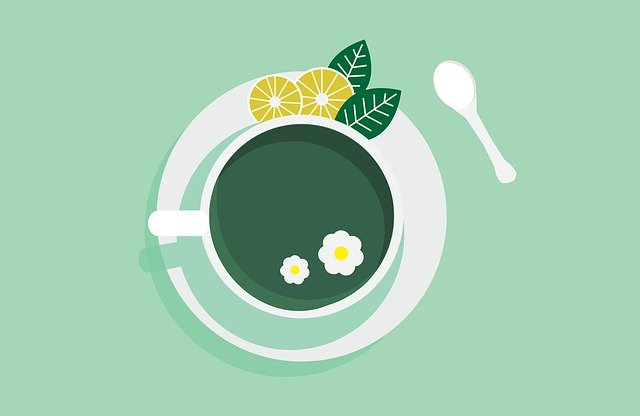
#> input picture freeCodeCamp/img/color.jpg, 640 x 416 px
$ jupyter execute --allow-errors OpenCV_Basics.ipynb
#> lines starting #> are read from the running program, lines starting #| are printed output that depends on the picture; after the words box and inside, x2 and y2 are one past the last pixel; in counts of white or black regions, pixels touching at a corner belong together
# OpenCV Tutorial
Full course on  freeCodeCamp: [Open CV Tutorial- Develop Computer Vision Apps in the Cloud with Python](https://www.youtube.com/watch?v=iXNsAYOTzgM&list=WL)

## PART 1: OpenCV Basics

[cell 1]
def imshow(image, gray=False):
    if gray:
        plt.imshow(image, cmap="gray")
    else:
        plt.imshow(image[:,:,::-1])
    plt.xticks([]),plt.yticks([])

### Lesson 1: Changing Image's Color Profile

[cell 2]
import cv2
from matplotlib import pyplot as plt

image= cv2.imread("img/color.jpg")
#> image is the input picture: shape (416, 640, 3); mean B, G, R 176.4, 204.2, 160.8

[cell 3]
imshow(image)

[cell 4]
# Get image dimensions
image.shape
#> Out = (416, 640, 3)

[cell 5]
# Making image grayscale
image_gray= cv2.cvtColor(image, cv2.COLOR_BGR2GRAY)
imshow(image_gray, True)

#### HSV Image
HSV- Hue Saturation Variance.
Capable of holding all the color profiles under one channel (Channel H).
E.g. Color yellow: rgb= (255,255,0); hsv: (60,100,100).

[cell 6]
image_hsv= cv2.cvtColor(image, cv2.COLOR_BGR2HSV)
#> image_hsv: shape (416, 640, 3); mean H, S, V 72, 61.5, 204.4
image_hsv.shape
#> Out = (416, 640, 3)

[cell 7]
imshow(image_hsv)

### Lesson 2: Edge Detection

Canny Edge Detector
- Works on grayscale image (single channel image)

[cell 8]
# Filter size
filter= (150,200)
img_canny= cv2.Canny(image_gray, *filter)
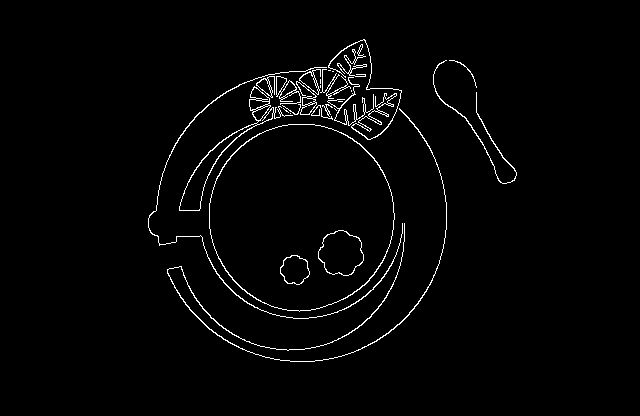
#> img_canny: shape (416, 640); 2% white in thin lines or dots, all inside (x1, y1, x2, y2) = (148, 39, 517, 362)

[cell 9]
imshow(img_canny, True)

[cell 10]
import numpy as np

Erosion & Dilation

Erosion: Reduce edge noise level
Dilation: Emphasize edges

[cell 11]
# Erosion
# Window size
kernel= np.ones((1,1), np.uint8)
img_erode= cv2.erode(img_canny, kernel, iterations=1)

[cell 12]
imshow(img_erode, True)

[cell 13]
# Dilation
# Window size
kernel= np.ones((5,5), np.uint8)
img_dilate= cv2.dilate(img_canny, kernel, iterations=1)
#> img_dilate: shape (416, 640); 9.7% white; 4 white regions, box (x1, y1, x2, y2) and area: (146, 37, 449, 364) 22310, (431, 58, 519, 186) 2033, (316, 228, 366, 278) 911, (278, 253, 312, 287) 580

[cell 14]
imshow(img_dilate, True)

[cell 15]
# Erosion after dilation
kernel= np.ones((3,3), np.uint8)
img_erode= cv2.erode(img_dilate, kernel, iterations=1)
#> img_erode: shape (416, 640); 6.4% white; 5 white regions, box (x1, y1, x2, y2) and area: (147, 38, 448, 363) 12772, (208, 123, 396, 313) 2160, (432, 59, 518, 185) 1211, (317, 229, 365, 277) 545, (279, 254, 311, 286) 352

[cell 16]
imshow(img_erode, True)

**Caveat**: Horizontally stack images using Numpy

[cell 17]
disp_hor= np.hstack((img_canny, img_dilate, img_erode))
#> disp_hor: shape (416, 1920); 6% white; 37 white regions (9 under 20 px), largest, box (x1, y1, x2, y2) and area: (786, 37, 1089, 364) 22310, (1427, 38, 1728, 363) 12772, (1488, 123, 1676, 313) 2160

[cell 18]
imshow(disp_hor, True)

### Lesson 3: Image Manipulation

[cell 19]
cat= cv2.imread("img/cat.jpg")
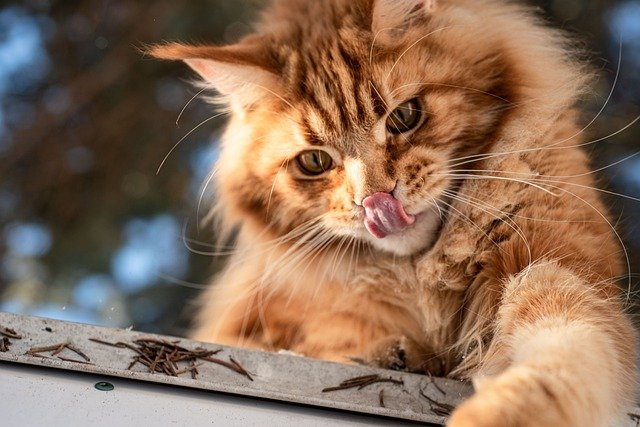
#> input picture freeCodeCamp/img/cat.jpg, 640 x 427 px
#> cat is the input picture: shape (427, 640, 3); mean B, G, R 87.4, 108.8, 138.2

[cell 20]
imshow(cat)

[cell 21]
cat_gray= cv2.cvtColor(cat, cv2.COLOR_BGR2GRAY)
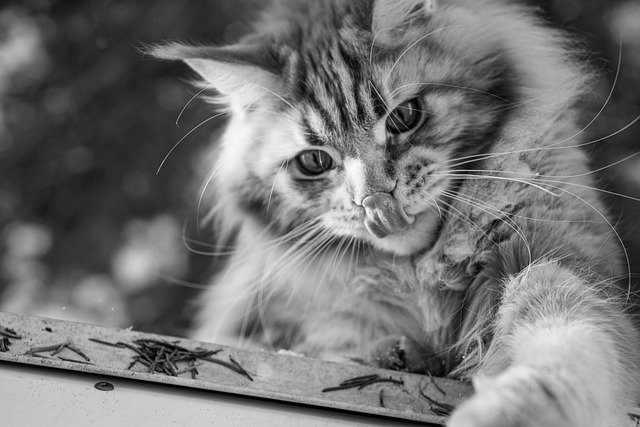
#> cat_gray: shape (427, 640); min 0, max 253, mean 115.2

[cell 22]
imshow(cat_gray, True)

Denoising: Reduce image noise to a large extent

[cell 23]
cat_denoised= cv2.fastNlMeansDenoising(cat_gray, None, 20, 20, 15)

[cell 24]
imshow(cat_denoised, True)

[cell 25]
disp_hor= np.hstack((cat_gray,cat_denoised))
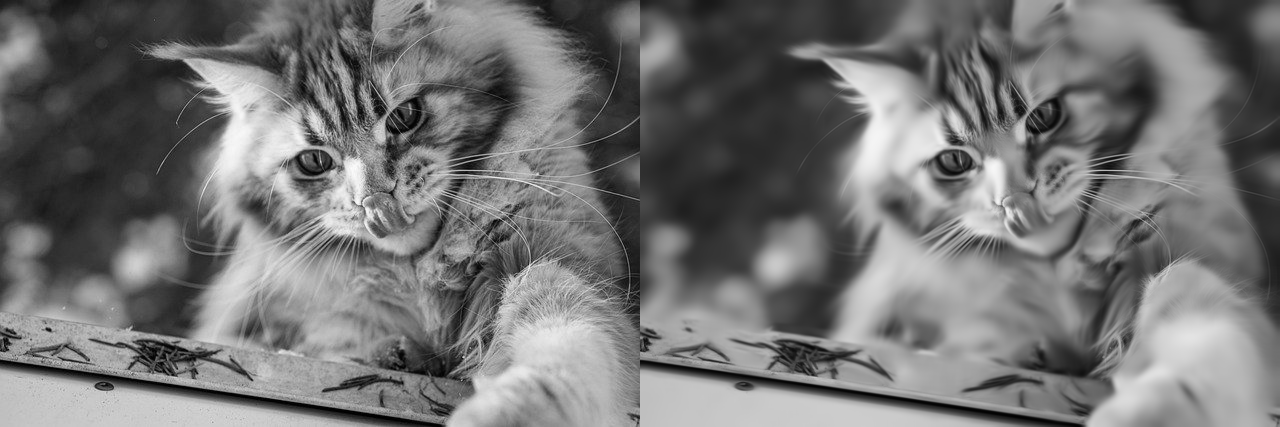
#> disp_hor: shape (427, 1280); min 0, max 253, mean 115.2

[cell 26]
imshow(disp_hor, True)

### Lesson 4: Drwaing Shapes and Writing Text on Images

[cell 27]
# Create blank 3 channel image og pitch black
img= np.zeros((512,512,3), np.uint8)

[cell 28]
imshow(img)

Drawing Functions

[cell 29]
# Draw circle
cv2.circle(img, center=(50,50), radius=30, color=(0,255,255), thickness=5)
imshow(img)

[cell 30]
# Draw rectangle between top left point and bottom right point
top_left= (200,200)
bot_right= (400,400)
cv2.rectangle(img, top_left, bot_right, color=(255,0,0), thickness=5)
imshow(img)

[cell 31]
# Draw line between 2 point
pnt1= (100,450)
pnt2= (500,450)
cv2.line(img, pnt1, pnt2, color=(255,255,255), thickness=5)
imshow(img)

Write Text on Image

[cell 32]
# Write text
cv2.putText(img, text="Hi Open CV", org=(200,100), fontFace=cv2.FONT_HERSHEY_COMPLEX, fontScale=2, color=(0,0,255))
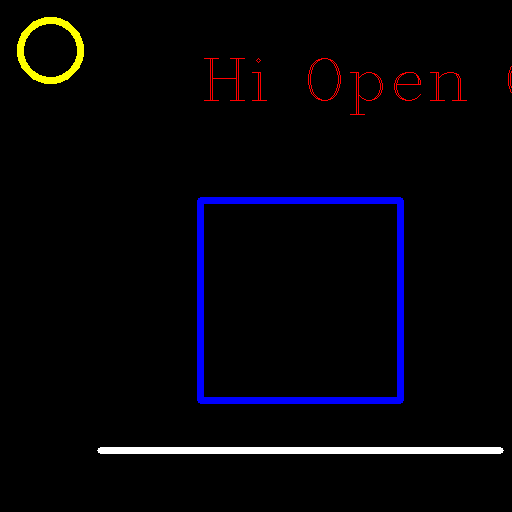
#> img: shape (512, 512, 3); mean of channels 0, 1, 2 8.2, 4, 5.1; drawn as B, G, R
imshow(img)

### Exercise 1: Color Detection

[cell 33]
shapes= cv2.imread("img/shapes.png")
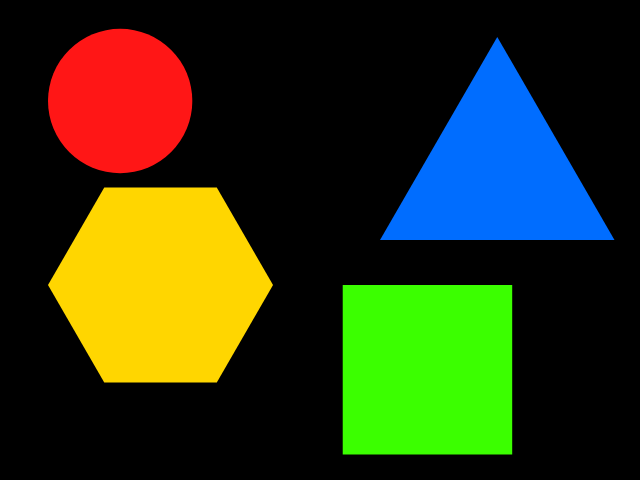
#> input picture freeCodeCamp/img/shapes.png, 640 x 480 px
#> shapes is the input picture: shape (480, 640, 3); mean B, G, R 20.9, 56.4, 46.4
imshow(shapes)

BGR Image- Blue Green Red
HSV Image- Hue Saturation Variance

[cell 34]
shapes_hsv= cv2.cvtColor(shapes, cv2.COLOR_BGR2HSV)
#> shapes_hsv: shape (480, 640, 3); mean H, S, V 16.1, 84.4, 84.5
imshow(shapes_hsv)

Isolate Colors:
OpenCV's Trackbar can be used to get color values:
```
Blue color HSV range: (65,0,0)-(110,255,255)
Red color HSV range: (0,0,0)-(20,255,255)
Green color HSV range: (46,0,0)-(91,255,255)
```

[cell 35]
# Define blue color
lower_blue= np.array([65,0,0])
upper_blue= np.array([110,255,255])

[cell 36]
# Create blue color mask
blue_mask= cv2.inRange(shapes_hsv, lower_blue, upper_blue)
#> blue_mask: shape (480, 640); 7.8% white; 1 white region, box (x1, y1, x2, y2) and area: (380, 37, 615, 240) 24089
imshow(blue_mask, True)

[cell 37]
# Isolate blue color
shapes_blue= cv2.bitwise_and(shapes, shapes, mask=blue_mask)
imshow(shapes_blue)

### Exercie 2: Face Detection

[cell 38]
face_cascade= cv2.CascadeClassifier("files/haarcascade_frontalface_default.xml")

[cell 39]
pic= cv2.imread("img/pic.jpg")
#> (the rest of this cell did not finish here and is left out)

#> (a cell that did not finish here is left out)

#> (a cell that did not finish here is left out)

#> (a cell that did not finish here is left out)

### Lesson 3: Shape Detection

[cell 43]
shapes= cv2.imread("img/shapes.png")
imshow(shapes)

[cell 44]
shapes_gray= cv2.cvtColor(shapes, cv2.COLOR_BGR2GRAY)

Thresholding: Convert inetrest points into black and everything else white. Essentially making the image into a binary image.

[cell 45]
# Thresholding
ret, shapes_thres= cv2.threshold(shapes_gray, 50, 255, 1)
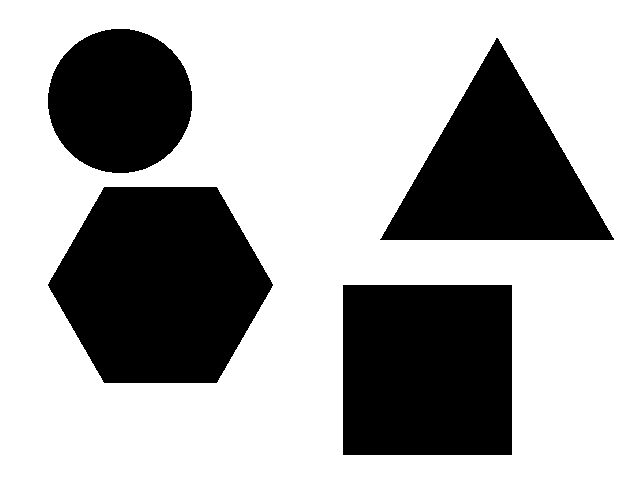
#> shapes_thres: shape (480, 640); 66.8% white; 4 black regions
imshow(shapes_thres, True)

Locate contours

[cell 46]
contours, h= cv2.findContours(shapes_thres,cv2.RETR_TREE,cv2.CHAIN_APPROX_SIMPLE)
#> contours = 5 contours; box (x1, y1, x2, y2) and area: (0, 0, 640, 480) 306081, (47, 186, 274, 384) 33430, (342, 284, 513, 456) 29068, (379, 37, 615, 241) 24102, (47, 28, 193, 174) 16525; h = [[-1, -1, 1, -1], [2, -1, -1, 0], [3, 1, -1, 0], [4, 2, -1, 0], [-1, 3, -1, 0]]

Approximate number of points required to define shape using Douglas-Peucker algorithm

[cell 47]
for cnt in contours:
    eps= 0.01*cv2.arcLength(cnt, True)
    # Get approximate curve
    approx= cv2.approxPolyDP(cnt, eps, closed=True)
    # Number of points that define approximate curve
    n= len(approx)
    # Hex
    # if n==6:
    # Triangle
    # if n==3:
    # Circle
    # if n>6:
    # Square
    if n==4:
        cv2.drawContours(shapes, [cnt], 0, (255,255,255), 5)
#> this loop made 5 passes
#> (eps, approx, n) on passes 1, 2, 4: (22.36, [[0, 0], [0, 479], [639, 479], [639, 0]], 4), (6.8, [[342, 285], [511, 284], [512, 454], [343, 455]], 4), (7.38, [[496, 37], [613, 240], [379, 239]], 3)
#> (eps, n) on passes 3, 5: (7.12, 6), (4.8, 16)
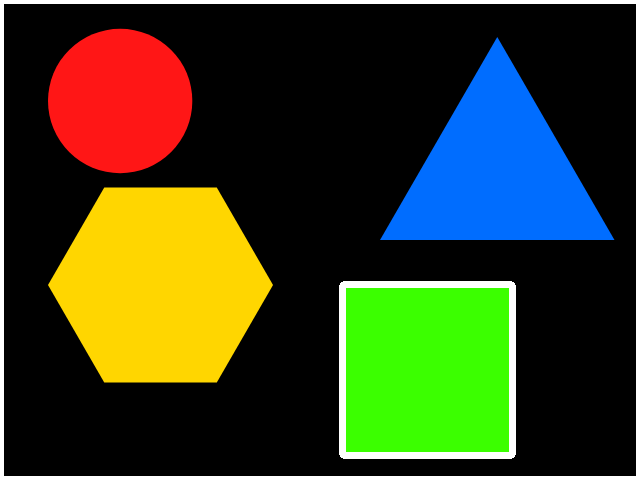
#> shapes: shape (480, 640, 3); 4.44% of pixels changed, all inside (x1, y1, x2, y2) = (0, 0, 640, 480)

imshow(shapes)

### Project 1: Ball Tracking

[cell 48]
# Load video file
cap= cv2.VideoCapture("img/video.mp4")

# Read a frame
ret, frame= cap.read()
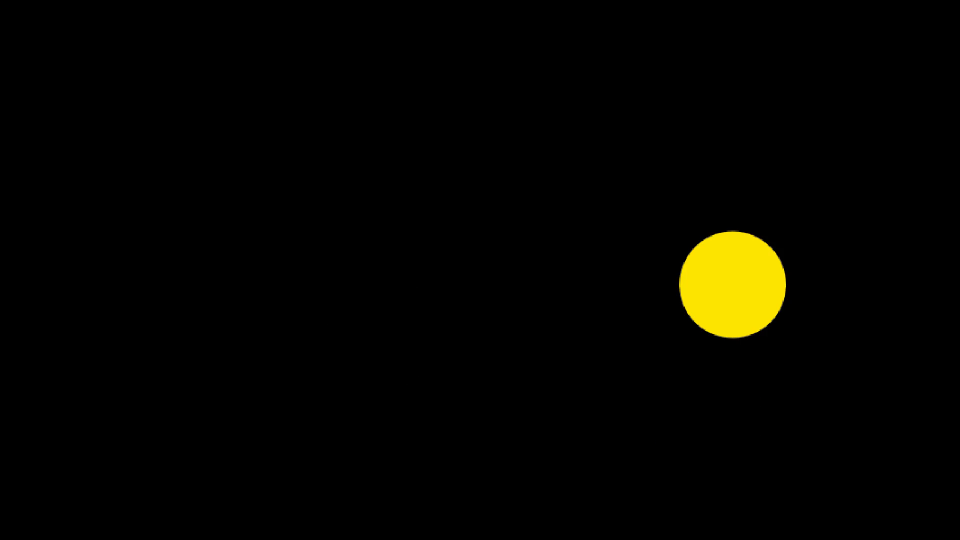
#> input picture frame 33 of freeCodeCamp/img/video.mp4, 1920 x 1080 px (shown at 1/2 size)
#> frame is the input picture: shape (1080, 1920, 3); mean B, G, R 0, 3.9, 4.3
imshow(frame)

[cell 49]
# Track motion
ball_motion= []
# Output video file
out= cv2.VideoWriter("img/out.avi", cv2.VideoWriter_fourcc("M", "J", "P", "G"),10,(1920,1080))

[cell 50]
# Detect Color
frame_hsv= cv2.cvtColor(frame, cv2.COLOR_BGR2HSV)
#> frame_hsv: shape (1080, 1920, 3); mean H, S, V 0.6, 4.8, 4.3
# Create yellow color mask
yellow_mask= cv2.inRange(frame_hsv, np.array([21,0,0]), np.array([45,255,255]))
#> yellow_mask: shape (1080, 1920); 1.8% white; 16 white regions (15 under 20 px)
# Find contours
contours, _= cv2.findContours(yellow_mask,cv2.RETR_TREE,cv2.CHAIN_APPROX_SIMPLE)
#> contours = 24 contours, 23 with area under 20; largest, box (x1, y1, x2, y2) and area: (1356, 461, 1574, 678) 35939
for cnt in contours:
    cv2.drawContours(frame, [cnt], 0, (0,0,255), 15)
#> this loop made 24 passes
#> cnt on passes 1 to 12: [[1437, 675]], [[1546, 642]], [[1551, 637]], [[1564, 624], [1564, 625]], [[1360, 614], [1360, 615], [1363, 615], [1363, 614]], [[1360, 610], [1360, 611], [1361, 611], [1361, 610]], [[1568, 605], [1569, 605]], [[1361, 603], [1360, 604], [1360, 605], [1361, 605]], [[1356, 576]], [[1560, 502], [1560, 505], [1561, 505], [1561, 502]], [[1554, 502], [1554, 503], [1557, 503], [1557, 502]], [[1541, 487]]
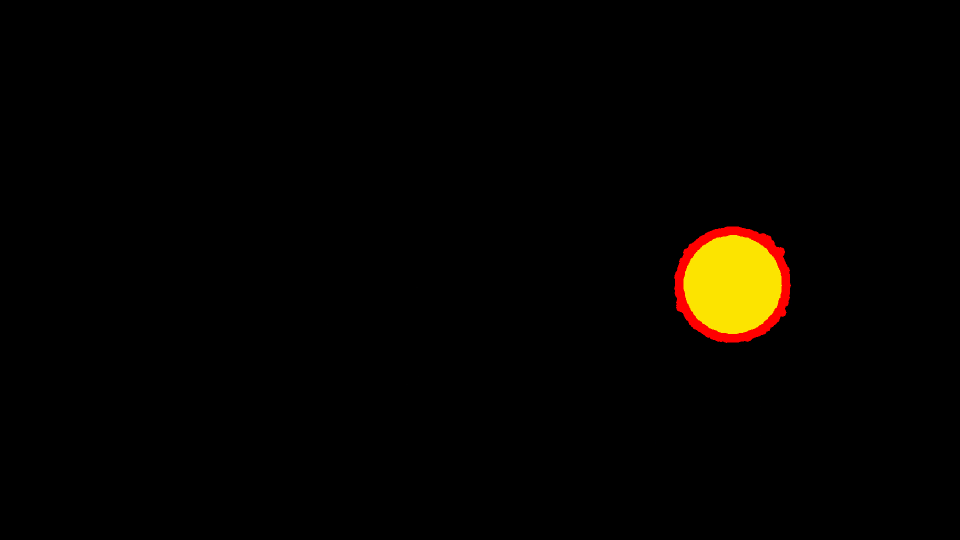
#> frame: shape (1080, 1920, 3) (shown at 1/2 size); 0.61% of pixels changed, all inside (x1, y1, x2, y2) = (1348, 453, 1582, 686)
imshow(frame)

[cell 51]
# Read multiple frame
while cap.isOpened():
    ret, frame= cap.read()
    if not ret:
        break
    # Detect Color
    frame_hsv= cv2.cvtColor(frame, cv2.COLOR_BGR2HSV)
#> frame_hsv: shape (1080, 1920, 3); mean H, S, V 0.6, 4.8, 4.3
    # Create yellow color mask
    yellow_mask= cv2.inRange(frame_hsv, np.array([21,0,0]), np.array([45,255,255]))
#> yellow_mask: shape (1080, 1920); 1.8% white; 16 white regions (15 under 20 px)
    # Isolate yellow color
    frame_yellow= cv2.bitwise_and(frame, frame, mask=yellow_mask)
    # Find contours
    contours, _= cv2.findContours(yellow_mask,cv2.RETR_TREE,cv2.CHAIN_APPROX_SIMPLE)
#> contours = 24 contours, 23 with area under 20; largest, box (x1, y1, x2, y2) and area: (1356, 461, 1574, 678) 35940
    if len(contours) > 0:
        # Find contour with maximum area
        cnt_max= max(contours, key=cv2.contourArea)
#> cnt_max = contour of 471 points, box (x1, y1, x2, y2) (1356, 461, 1574, 678), area 35940
        # Find minimum circle that encloses contour and find its center and radius
        ((x,y), radius)= cv2.minEnclosingCircle(cnt_max)
#> x = 1464.1; y = 568.4; radius = 110.8
        center= (int(x),int(y))
#> center = (1464, 568)
        # Find moments
        # M= cv2.moments(cnt_max)
        # Draw ball center
        cv2.circle(frame, center, 5, (255,0,0), -1)
#> frame: shape (1080, 1920, 3); mean B, G, R 0, 3.9, 4.3
        ball_motion.append(center)
    # Draw ball motion
    if len(ball_motion)>2:
        for idx,val in enumerate(ball_motion):
            cv2.line(frame, ball_motion[idx-1], ball_motion[idx], (0,0,255), 5)
    out.write(frame)
out.release()
